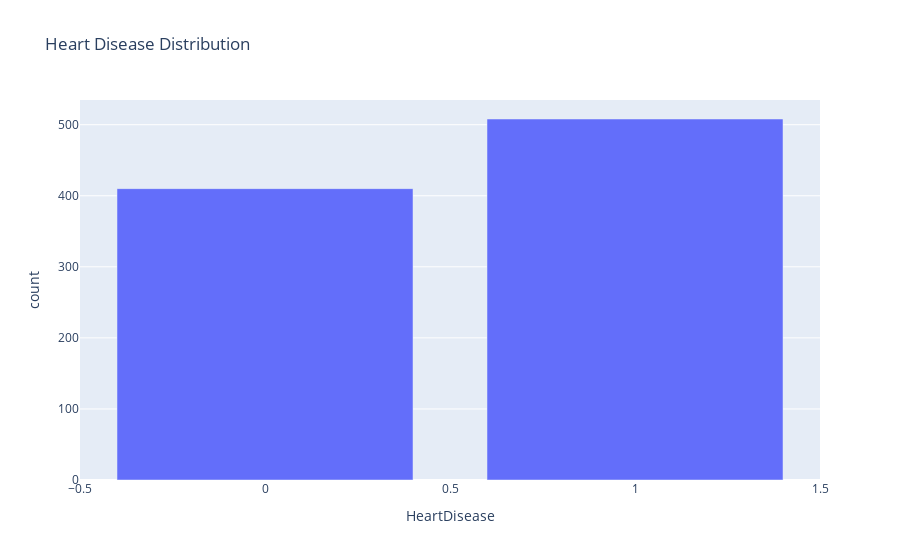

Source (notebook cell):
### Code cell
counts = df['HeartDisease'].value_counts().reset_index()
counts.columns = ['HeartDisease','count']
fig = px.bar(counts, x='HeartDisease', y='count', title='Heart Disease Distribution')
fig.show()

### Figure 1 — Plotly figure (JSON) as saved in the notebook; plotly's stock layout.template omitted (floating-point values rounded to 4 significant figures)
{"data": [{"hovertemplate": "HeartDisease=%{x}<br>count=%{y}<extra></extra>", "legendgroup": "", "marker": {"color": "#636efa", "pattern": {"shape": ""}}, "name": "", "orientation": "v", "showlegend": false, "textposition": "auto", "type": "bar", "x": [1, 0], "xaxis": "x", "y": [508, 410], "yaxis": "y"}], "layout": {"barmode": "relative", "legend": {"tracegroupgap": 0}, "title": {"text": "Heart Disease Distribution"}, "xaxis": {"anchor": "y", "domain": [0, 1], "title": {"text": "HeartDisease"}}, "yaxis": {"anchor": "x", "domain": [0, 1], "title": {"text": "count"}}}}
